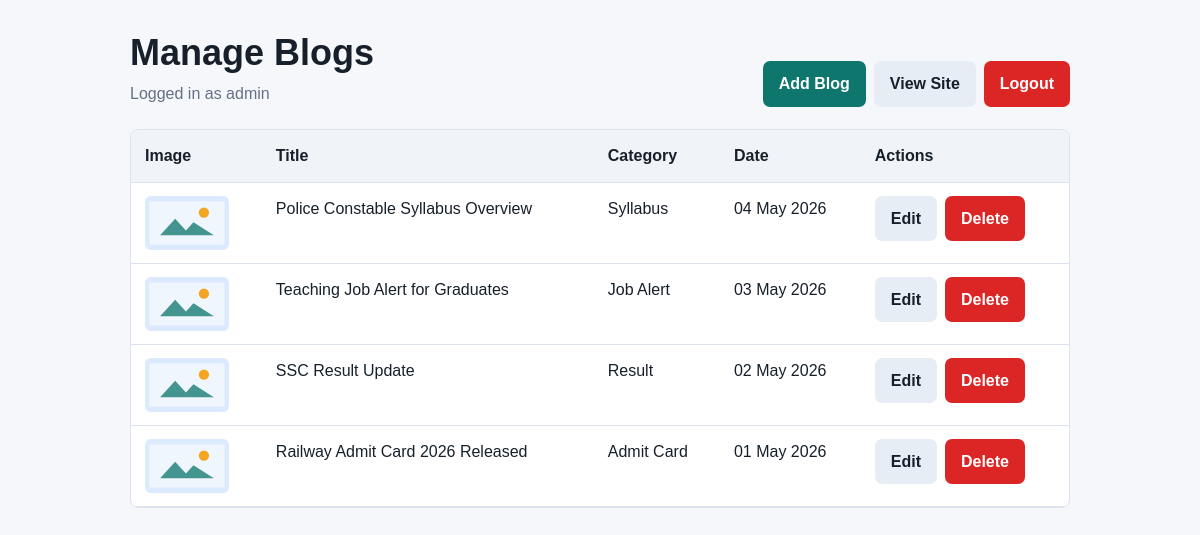
Page /admin/dashboard.php (signed in) on the committed database.
### tables this page shows
CREATE TABLE IF NOT EXISTS blogs (
    id INT AUTO_INCREMENT PRIMARY KEY,
    title VARCHAR(255) NOT NULL,
    content TEXT NOT NULL,
    category VARCHAR(100) NOT NULL,
    image VARCHAR(255) DEFAULT NULL,
    created_at TIMESTAMP DEFAULT CURRENT_TIMESTAMP,
    updated_at TIMESTAMP DEFAULT CURRENT_TIMESTAMP ON UPDATE CURRENT_TIMESTAMP
);

### includes/helpers.php (called while the page is built, shortened)
<?php
function e(?string $value): string
{
    return htmlspecialchars((string) $value, ENT_QUOTES, 'UTF-8');
}

### config/database.php (called while the page is built, shortened)
<?php
function db(): mysqli
{
    $connection = new mysqli(DB_HOST, DB_USER, DB_PASS, DB_NAME);
    $connection->set_charset('utf8mb4');
    return $connection;
}

### admin/dashboard.php (the view, shortened to what this page needs)
<?php
$blogs = db()->query('SELECT id, title, category, image, created_at FROM blogs ORDER BY created_at DESC');
?>
<!DOCTYPE html>
<html lang="en">
<head>
    <link rel="stylesheet" href="../assets/css/style.css">
</head>
<body>
<main class="admin-shell">
    <div class="page-heading">
        <div>
            <h1>Manage Blogs</h1>
            <p>Logged in as <?= e($_SESSION['admin_username']) ?></p>
        </div>
        <div class="actions">
            <a class="btn" href="blog-form.php">Add Blog</a>
            <a class="btn secondary" href="../index.php">View Site</a>
            <a class="btn danger" href="logout.php">Logout</a>
        </div>
    </div>
    <div class="table-wrap">
        <table>
            <thead>
            <tr>
                <th>Image</th>
                <th>Title</th>
                <th>Category</th>
                <th>Date</th>
                <th>Actions</th>
            </tr>
            </thead>
            <tbody>
            <?php while ($blog = $blogs->fetch_assoc()): ?>
                <tr>
                    <td><img src="../uploads/<?= e($blog['image'] ?: 'placeholder.svg') ?>" alt="" style="width: 84px; height: 54px; object-fit: cover; border-radius: 6px;"></td>
                    <td><?= e($blog['title']) ?></td>
                    <td><?= e($blog['category']) ?></td>
                    <td><?= date('d M Y', strtotime($blog['created_at'])) ?></td>
                    <td>
                        <div class="actions">
                            <a class="btn secondary" href="blog-form.php?id=<?= (int) $blog['id'] ?>">Edit</a>
                            <a class="btn danger" href="delete-blog.php?id=<?= (int) $blog['id'] ?>" onclick="return confirm('Delete this blog?')">Delete</a>
                        </div>
                    </td>
                </tr>
            <?php endwhile; ?>
            </tbody>
        </table>
    </div>
</main>
</body>
</html>

### assets/css/style.css (style rules this page uses)
:root { --bg: #f6f7fb; --surface: #ffffff; --ink: #17202a; --muted: #667085; --line: #dde3ee; --primary: #0f766e; --primary-dark: #115e59; --accent: #f59e0b; --danger: #dc2626; }
* { box-sizing: border-box; }
body { margin: 0; font-family: Arial, Helvetica, sans-serif; color: var(--ink); background: var(--bg); line-height: 1.6; }
a { color: inherit; text-decoration: none; }
img { max-width: 100%; display: block; }
.page-heading { display: flex; align-items: end; justify-content: space-between; gap: 20px; margin-bottom: 22px; }
.page-heading h1 { margin: 0; font-size: 36px; line-height: 1.15; }
.page-heading p { margin: 8px 0 0; color: var(--muted); }
.btn { display: inline-flex; align-items: center; justify-content: center; min-height: 44px; border: 0; border-radius: 7px; padding: 10px 16px; background: var(--primary); color: #fff; font-weight: 800; cursor: pointer; }
.btn.secondary { background: #e7edf5; color: var(--ink); }
.btn.danger { background: var(--danger); }
.admin-shell { max-width: 980px; margin: 0 auto; padding: 32px 20px; }
.table-wrap { overflow-x: auto; background: var(--surface); border: 1px solid var(--line); border-radius: 8px; }
table { width: 100%; border-collapse: collapse; min-width: 720px; }
th, td { padding: 13px 14px; border-bottom: 1px solid var(--line); text-align: left; vertical-align: top; }
th { background: #f0f4f8; }
.actions { display: flex; gap: 8px; flex-wrap: wrap; }

### rows in the picture
blogs: title "Police Constable Syllabus Overview", category "Syllabus", created_at "04 May 2026"
blogs: title "Teaching Job Alert for Graduates", category "Job Alert", created_at "03 May 2026"
blogs: title "SSC Result Update", category "Result", created_at "02 May 2026"
blogs: title "Railway Admit Card 2026 Released", category "Admit Card", created_at "01 May 2026"

### other values in the picture
$_SESSION['admin_username'] "admin"
